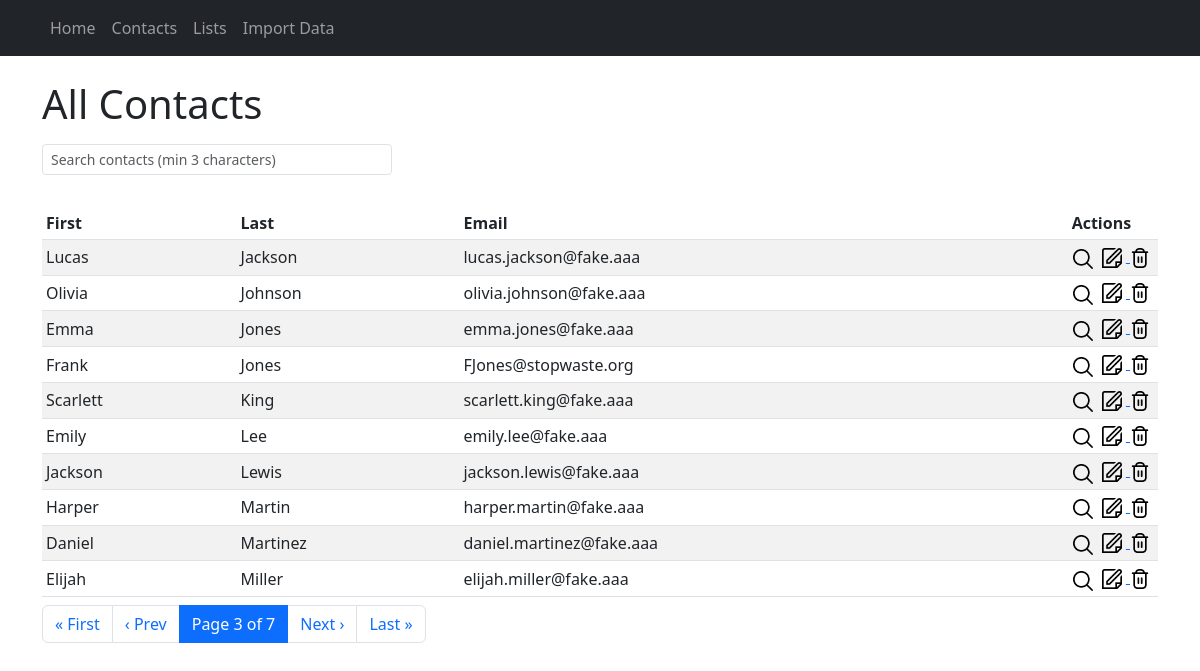
The app's page /contacts?page=3 with its own data.
### models.py (models this page shows)
class Contact(db.Model):
    id = db.Column(db.Integer, primary_key=True)
    first_name = db.Column(db.String(50), nullable=False)
    last_name = db.Column(db.String(50), nullable=False)
    email = db.Column(db.String(120), unique=True, nullable=False)

### app.py (the view, shortened to what this page needs)
@app.route('/contacts')
def contacts():
    page = request.args.get('page', 1, type=int)
    search = request.args.get('search', '', type=str).strip()
    per_page = 10
    query = db.session.query(Contact)
    contacts_pagination = query.order_by(Contact.last_name, Contact.first_name).paginate(page=page, per_page=per_page)
    return render_template(
        'contact_list.html',
        contacts=contacts_pagination.items,
        pagination=contacts_pagination
    )

### templates/contact_list.html (shortened to what this page needs)
{% extends "base.html" %}
{% block content %}
<h1 class="mb-3">All Contacts</h1>
<div class="mb-3">
    <input type="text" class="form-control form-control-sm" id="contact-search" placeholder="Search contacts (min 3 characters)">
</div>
<div class="table-responsive">
<table class="table table-sm table-striped align-middle mb-2" id="contacts-table">
    <thead>
        <tr>
            <th>First</th>
            <th>Last</th>
            <th>Email</th>
            <th style="width:90px;">Actions</th>
        </tr>
    </thead>
    <tbody>
        {% for contact in contacts %}
        <tr data-contact-id="{{ contact.id }}">
            <td>{{ contact.first_name }}</td>
            <td>{{ contact.last_name }}</td>
            <td>{{ contact.email }}</td>
            <td class="actions-cell">
                <button type="button"
                    class="btn btn-link p-0 m-0 toggle-lists-btn"
                    data-contact-id="{{ contact.id }}"
                    title="Show Lists"
                    style="margin-right:4px;">
                    <img src="{{ url_for('static', filename='search.png') }}" alt="Lists" height="20" class="action-btn-img">
                </button>
                <a href="{{ url_for('edit_contact', contact_id=contact.id) }}" title="Edit">
                    <img src="{{ url_for('static', filename='edit.png') }}" alt="Edit" height="20" class="action-btn-img">
                </a>
                <form action="{{ url_for('delete_contact', contact_id=contact.id) }}" method="post" style="display: inline;">
                    <button type="submit" style="border: none; background: none; padding: 0;" title="Delete" onclick="return confirm('Delete this contact?');">
                        <img src="{{ url_for('static', filename='trash.png') }}" alt="Delete" height="20" class="action-btn-img">
                    </button>
                </form>
            </td>
        </tr>
        {% endfor %}
    </tbody>
</table>
</div>
{% if pagination.pages > 1 %}
<nav>
  <ul class="pagination">
    <li class="page-item {% if not pagination.has_prev %}disabled{% endif %}">
      <a class="page-link" href="{{ url_for('contacts', page=1, search=request.args.get('search')) }}">&laquo; First</a>
    </li>
    <li class="page-item {% if not pagination.has_prev %}disabled{% endif %}">
      <a class="page-link" href="{{ url_for('contacts', page=pagination.prev_num, search=request.args.get('search')) if pagination.has_prev else '#' }}">&lsaquo; Prev</a>
    </li>
    <li class="page-item active">
      <span class="page-link">
        Page {{ pagination.page }} of {{ pagination.pages }}
      </span>
    </li>
    <li class="page-item {% if not pagination.has_next %}disabled{% endif %}">
      <a class="page-link" href="{{ url_for('contacts', page=pagination.next_num, search=request.args.get('search')) if pagination.has_next else '#' }}">Next &rsaquo;</a>
    </li>
    <li class="page-item {% if not pagination.has_next %}disabled{% endif %}">
      <a class="page-link" href="{{ url_for('contacts', page=pagination.pages, search=request.args.get('search')) }}">Last &raquo;</a>
    </li>
  </ul>
</nav>
{% endif %}
{% endblock %}

### templates/contact_list.html (style rules this page uses)
.action-btn-img { vertical-align: middle; margin-right: 4px; cursor: pointer; transition: box-shadow 0.2s; }
.actions-cell { position: relative; min-width: 90px; white-space: nowrap; }
#contact-search { margin-bottom: 16px; max-width: 350px; display: inline-block; }

### records on screen
Contact: first_name "Lucas", last_name "Jackson", email "lucas.jackson@fake.aaa"
Contact: first_name "Olivia", last_name "Johnson", email "olivia.johnson@fake.aaa"
Contact: first_name "Emma", last_name "Jones", email "emma.jones@fake.aaa"
Contact: first_name "Frank", last_name "Jones", email "FJones@stopwaste.org"
Contact: first_name "Scarlett", last_name "King", email "scarlett.king@fake.aaa"
Contact: first_name "Emily", last_name "Lee", email "emily.lee@fake.aaa"
Contact: first_name "Jackson", last_name "Lewis", email "jackson.lewis@fake.aaa"
Contact: first_name "Harper", last_name "Martin", email "harper.martin@fake.aaa"
Contact: first_name "Daniel", last_name "Martinez", email "daniel.martinez@fake.aaa"
Contact: first_name "Elijah", last_name "Miller", email "elijah.miller@fake.aaa"

### other values on screen
{{ pagination.page }} "3"
{{ pagination.pages }} "7"
